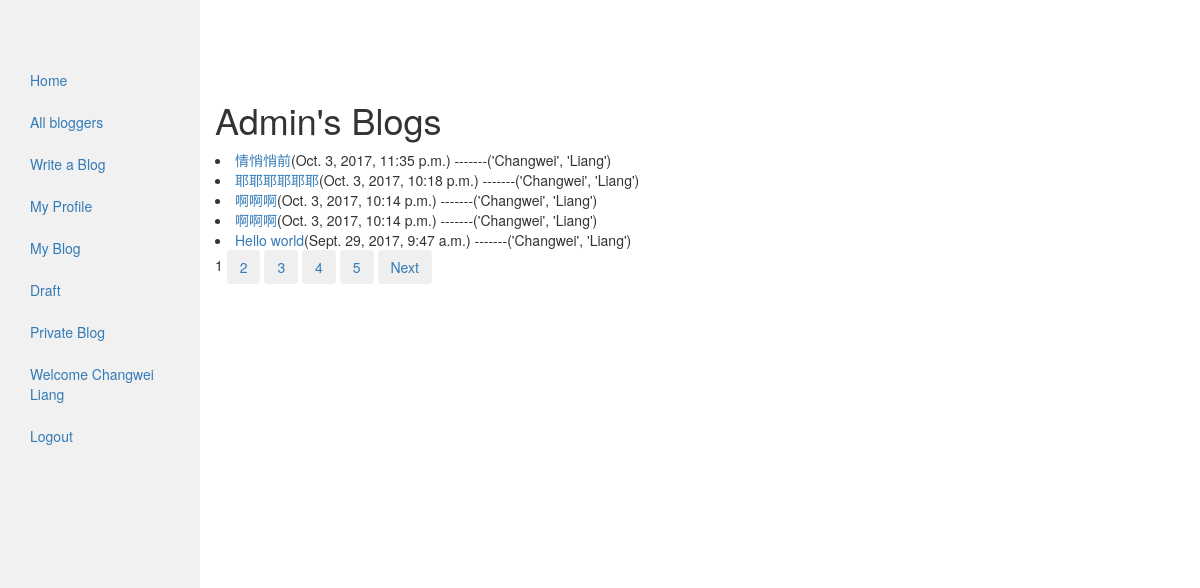
Before: /myblog/ (signed in) with the older database file.
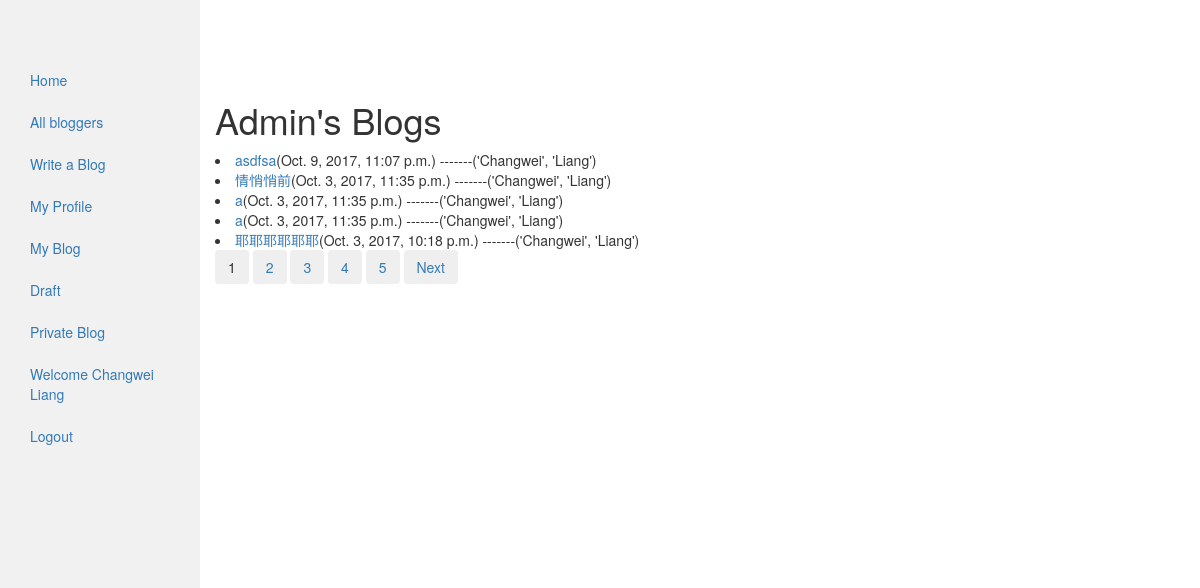
After: the same page with the newer database file.
### blog/models.py (models this page shows, shortened)
class MyPost(models.Model):
    author = models.ForeignKey(settings.AUTH_USER_MODEL, on_delete=models.CASCADE)
    title = models.CharField(max_length=100)
    content = models.TextField(blank=True)
    tags = models.CharField(max_length=20, null=True, blank=True)
    published_time = models.DateTimeField(default=timezone.now)
    created_time = models.DateTimeField(default=timezone.now)
    is_draft = models.BooleanField(default=False)
    is_private = models.BooleanField(default=False)
    can_be_edited = models.BooleanField(default=False)
    allow_comment = models.BooleanField(default=True)
    class Meta:
        ordering = ['published_time']
    def get_absolute_url(self):
        return reverse('blog:blog_detail', args=[str(self.id)])

### my_auth/models.py (models this page shows)
class User(auth_models.AbstractUser):
    email = models.EmailField(_('email address'), unique=True)

### blog/views.py (the view)
# urls.py: url(r'^myblog/$', views.MyBlog.as_view(), name='my_blog'),
class MyBlog(LoginRequiredMixin, MyPaginatedBlogListView):
    model = models.MyPost
    login_url = 'auth:login'
    template_name = 'blog/my_blog_list.html'
    paginate_by = 5
    context_object_name = 'blog_list'
    def get_queryset(self):
        return models.MyPost.objects.filter(author__username=self.request.user.username,
                                              is_draft=False, is_private=False).order_by('-published_time')

### blog/templatetags/blog_tag.py (called while the page is built)
@register.simple_tag
def real_name_or_username(blog):
    if blog.author.first_name and blog.author.last_name:
        return format_html('%s' % blog.author.first_name), format_html(blog.author.last_name)
    else:
        return blog.author.username

### blog/utils.py (called while the page is built)
def my_paginator_style(paginator, page, context, pages_num_2b_shown):
    context['multiple_page_series_to_show'] = 0
    if paginator.num_pages > pages_num_2b_shown:
        context['multiple_page_series_to_show'] = 1
        context['page_number_to_be_show'] = [i + page.number - pages_num_2b_shown // 2
                                             for i in range(pages_num_2b_shown)]
        if page.number <= pages_num_2b_shown // 2:
            context['page_number_to_be_show'] = [(i + 1) for i in
                                                 range(pages_num_2b_shown)]
        if page.number + pages_num_2b_shown // 2 >= paginator.num_pages:
            context['page_number_to_be_show'] = [i + paginator.num_pages - pages_num_2b_shown + 1
                                                 for i in range(pages_num_2b_shown)]
    return context

### blog/templates/blog/my_blog_list.html (shortened to what this page needs)
<!DOCTYPE html>
<html lang="en">
{% extends 'blog/base.html' %}
{% load blog_tag %}
{% block content %}
<h1>{{ user.username|title }}'s Blogs</h1>
{% if blog_list %}
    {% for blog in blog_list %}
        <li><a href="{{ blog.get_absolute_url }}">{{ blog.title }}</a>({{ blog.published_time }})
            -------{% real_name_or_username blog %}</li>
    {% endfor %}
{% else %}
    <p>No blogs are found</p>
{% endif %}
{% include "blog/pagination.html" %}
{% endblock %}

Changed rows visible on the page:
no longer on this page (row unchanged): MyPost: title "啊啊啊", published_time "Oct. 3, 2017, 10:14 p.m.", author.last_name "('Changwei', 'Liang')"
no longer on this page (row unchanged): MyPost: title "啊啊啊", published_time "Oct. 3, 2017, 10:14 p.m.", author.last_name "('Changwei', 'Liang')"
no longer on this page (row unchanged): MyPost: title "Hello world", published_time "Sept. 29, 2017, 9:47 a.m.", author.last_name "('Changwei', 'Liang')"
added MyPost: title "asdfsa", published_time "Oct. 9, 2017, 11:07 p.m.", author.last_name "('Changwei', 'Liang')"
added MyPost: title "a", published_time "Oct. 3, 2017, 11:35 p.m.", author.last_name "('Changwei', 'Liang')"
added MyPost: title "a", published_time "Oct. 3, 2017, 11:35 p.m.", author.last_name "('Changwei', 'Liang')"
Other visible differences:
new list line: "1"
new list line: "2"
new list line: "3"
new list line: "4"
new list line: "5"
list line gone: "1"
list line gone: "2"
list line gone: "3"
list line gone: "4"
list line gone: "5"
